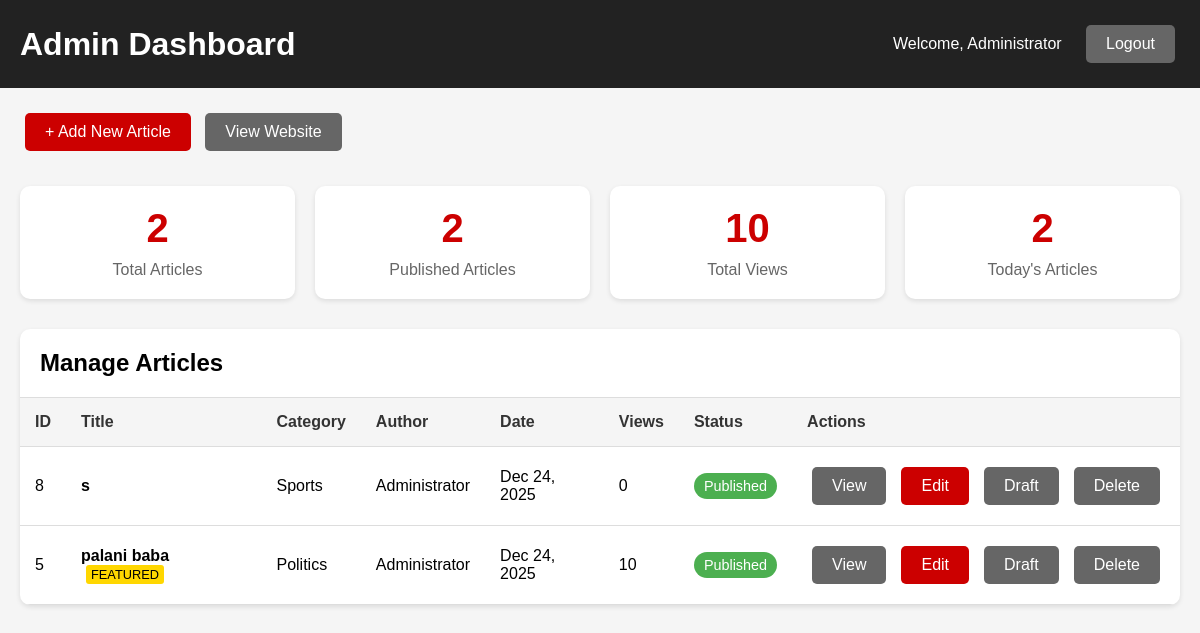
Page /admin/dashboard.php (signed in) on the committed database.
### tables this page shows
CREATE TABLE `articles` (
  `id` int(11) NOT NULL,
  `title` varchar(255) NOT NULL,
  `slug` varchar(255) DEFAULT NULL,
  `excerpt` text DEFAULT NULL,
  `content` longtext DEFAULT NULL,
  `category_id` int(11) DEFAULT NULL,
  `author` varchar(100) DEFAULT NULL,
  `featured_image` varchar(255) DEFAULT NULL,
  `is_featured` tinyint(1) DEFAULT 0,
  `is_breaking` tinyint(1) DEFAULT 0,
  `views` int(11) DEFAULT 0,
  `published_at` timestamp NOT NULL DEFAULT current_timestamp(),
  `status` enum('draft','published') DEFAULT 'published'
);

CREATE TABLE `categories` (
  `id` int(11) NOT NULL,
  `name` varchar(100) NOT NULL,
  `slug` varchar(100) DEFAULT NULL,
  `created_at` timestamp NOT NULL DEFAULT current_timestamp()
);

### admin/dashboard.php (the view, shortened to what this page needs)
<?php
require_once '../config.php';
$total_articles = mysqli_fetch_assoc(mysqli_query($conn, "SELECT COUNT(*) as count FROM articles"))['count'];
$published_articles = mysqli_fetch_assoc(mysqli_query($conn, "SELECT COUNT(*) as count FROM articles WHERE status = 'published'"))['count'];
$total_views = mysqli_fetch_assoc(mysqli_query($conn, "SELECT SUM(views) as total FROM articles"))['total'];
?>
<!DOCTYPE html>
<html>
<head>
</head>
<body>
    <div class="dashboard-header">
        <h1>Admin Dashboard</h1>
        <div>
            <span>Welcome, <?php echo $_SESSION['admin_name']; ?></span>
            <a href="logout.php" class="btn btn-secondary" style="margin-left: 20px;">Logout</a>
        </div>
    </div>
    <div class="dashboard-container">
        <div style="margin-bottom: 30px;">
            <a href="add_article.php" class="btn">+ Add New Article</a>
            <a href="../index.php" class="btn btn-secondary" target="_blank">View Website</a>
        </div>
        <div class="stats-container">
            <div class="stat-card">
                <div class="stat-number"><?php echo $total_articles; ?></div>
                <div class="stat-label">Total Articles</div>
            </div>
            <div class="stat-card">
                <div class="stat-number"><?php echo $published_articles; ?></div>
                <div class="stat-label">Published Articles</div>
            </div>
            <div class="stat-card">
                <div class="stat-number"><?php echo $total_views; ?></div>
                <div class="stat-label">Total Views</div>
            </div>
            <div class="stat-card">
                <div class="stat-number">
                    <?php echo mysqli_fetch_assoc(mysqli_query($conn,
                        "SELECT COUNT(*) as count FROM articles WHERE DATE(published_at) = CURDATE()"
                    ))['count']; ?>
                </div>
                <div class="stat-label">Today's Articles</div>
            </div>
        </div>
        <div class="table-container">
            <h2 style="padding: 20px; border-bottom: 1px solid #ddd;">Manage Articles</h2>
            <table>
                <thead>
                    <tr>
                        <th>ID</th>
                        <th>Title</th>
                        <th>Category</th>
                        <th>Author</th>
                        <th>Date</th>
                        <th>Views</th>
                        <th>Status</th>
                        <th>Actions</th>
                    </tr>
                </thead>
                <tbody>
                    <?php
                    $query = "SELECT a.*, c.name as category_name
                             FROM articles a
                             LEFT JOIN categories c ON a.category_id = c.id
                             ORDER BY a.published_at DESC
                             LIMIT 50";
                    $result = mysqli_query($conn, $query);
                    while($row = mysqli_fetch_assoc($result)):
                    ?>
                    <tr>
                        <td><?php echo $row['id']; ?></td>
                        <td>
                            <strong><?php echo htmlspecialchars($row['title']); ?></strong>
                            <?php if($row['is_featured']): ?>
                                <span style="background: gold; padding: 2px 5px; border-radius: 3px; font-size: 0.8rem; margin-left: 5px;">FEATURED</span>
                            <?php endif; ?>
                        </td>
                        <td><?php echo $row['category_name']; ?></td>
                        <td><?php echo $row['author']; ?></td>
                        <td><?php echo date('M j, Y', strtotime($row['published_at'])); ?></td>
                        <td><?php echo $row['views']; ?></td>
                        <td>
                            <span class="status-<?php echo $row['status']; ?>">
                                <?php echo ucfirst($row['status']); ?>
                            </span>
                        </td>
                        <td>
                            <div class="action-buttons">
                                <a href="../article.php?id=<?php echo $row['id']; ?>" class="btn btn-secondary" target="_blank">View</a>
                                <a href="edit_article.php?id=<?php echo $row['id']; ?>" class="btn">Edit</a>
                                <a href="?toggle=<?php echo $row['id']; ?>" class="btn btn-secondary">
                                    <?php echo $row['status'] == 'published' ? 'Draft' : 'Publish'; ?>
                                </a>
                                <a href="?delete=<?php echo $row['id']; ?>" class="btn btn-secondary"
                                   onclick="return confirm('Are you sure you want to delete this article?')">Delete</a>
                            </div>
                        </td>
                    </tr>
                    <?php endwhile; ?>
                </tbody>
            </table>
        </div>
    </div>
</body>
</html>

### admin/dashboard.php (style rules this page uses)
* { margin: 0; padding: 0; box-sizing: border-box; }
body { font-family: Arial, sans-serif; background: #f5f5f5; }
.dashboard-header { background: #222; color: white; padding: 20px; display: flex; justify-content: space-between; align-items: center; }
.dashboard-container { max-width: 1200px; margin: 0 auto; padding: 20px; }
.stats-container { display: grid; grid-template-columns: repeat(auto-fit, minmax(250px, 1fr)); gap: 20px; margin-bottom: 30px; }
.stat-card { background: white; padding: 20px; border-radius: 10px; box-shadow: 0 2px 5px rgba(0,0,0,0.1); text-align: center; }
.stat-number { font-size: 2.5rem; font-weight: bold; color: #c00; }
.stat-label { color: #666; margin-top: 10px; }
.btn { background: #c00; color: white; padding: 10px 20px; border: none; border-radius: 5px; cursor: pointer; text-decoration: none; display: inline-block; margin: 5px; }
.btn-secondary { background: #666; }
.table-container { background: white; border-radius: 10px; overflow: hidden; box-shadow: 0 2px 5px rgba(0,0,0,0.1); }
table { width: 100%; border-collapse: collapse; }
th, td { padding: 15px; text-align: left; border-bottom: 1px solid #ddd; }
th { background: #f5f5f5; font-weight: bold; color: #333; }
.status-published { background: #4CAF50; color: white; padding: 5px 10px; border-radius: 15px; font-size: 0.9rem; }
.action-buttons { display: flex; gap: 5px; }

### rows in the picture
articles: id "8", title "s", category.name "Sports", author "Administrator", published_at "Dec 24, 2025", views "0", status "Published", shows "Draft"
articles: id "5", title "palani baba", is_featured "FEATURED", category.name "Politics", author "Administrator", published_at "Dec 24, 2025", views "10", status "Published", shows "Draft"

### other values in the picture
$_SESSION['admin_name'] "Administrator"
$total_articles "2"
$published_articles "2"
$total_views "10"
